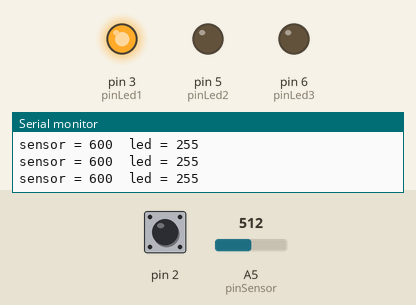
A sketch run on a simulated Arduino Uno, built with avr-gcc and run on an emulated ATmega328P. Shown: output pins drawn as LEDs (lit = HIGH), the last lines printed to the serial monitor. The inputs (shaded band) are chosen by the test bench; at power-on: A5 (pinSensor) = 512, pin 2 LOW.

Above: at 1.2 s.
1.3 s: A5 (pinSensor) set to 582
2.8 s: A5 (pinSensor) set to 614
At 4.0 s:
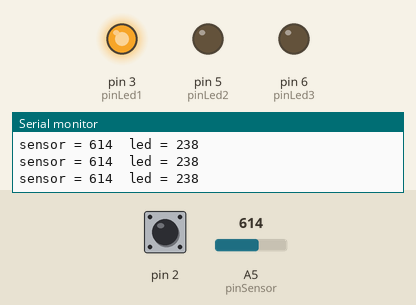
4.3 s: pin 2 driven HIGH
At 5.5 s:
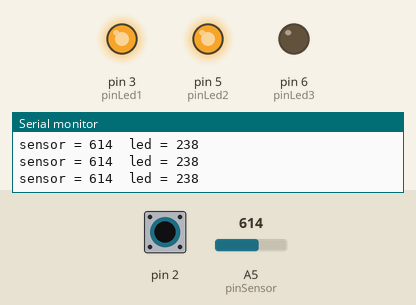
5.8 s: A5 (pinSensor) set to 716
At 7.0 s:
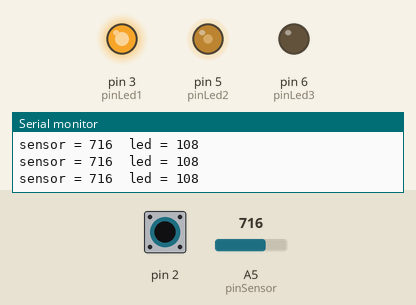
7.3 s: pin 2 pulsed LOW 2 times (0.12 s each, 0.3 s apart)
At 8.9 s:
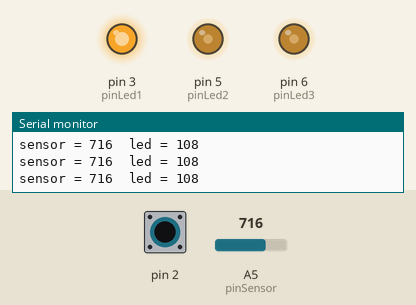
9.4 s: pin 2 pulsed LOW 5 times (0.12 s each, 0.3 s apart)
At 10.9 s:
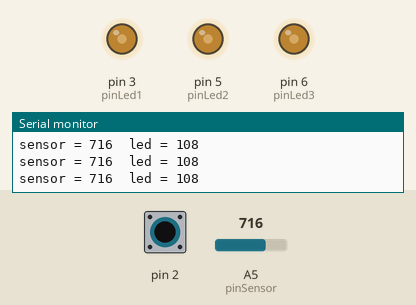
Timing chart, 0 to 12.4 s (numbered marks = the images above; inputs shaded):
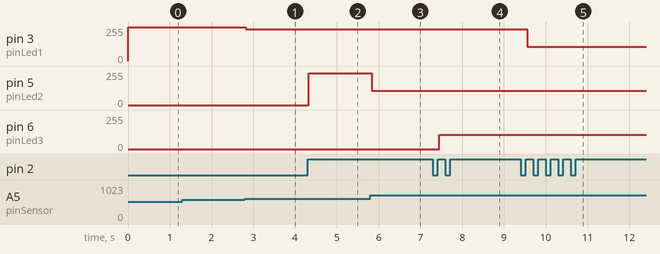

Measured:
- after the input at 2.8 s, pin 3 (pinLed1): 255/255 → 238/255 at once
- after the input at 4.3 s, pin 5 (pinLed2): 0/255 → 238/255 at once
- after the input at 5.8 s, pin 5 (pinLed2): 238/255 → 108/255 at once
- after the input at 7.3 s, pin 6 (pinLed3): 0/255 → 108/255 after 0.15 s
- after the input at 9.4 s, pin 3 (pinLed1): 238/255 → 108/255 after 0.16 s

The sketch:

ledSensor.ino
```cpp
int pinLed1 = 3, pinLed2 = 5, pinLed3 = 6, pinSensor = A5, pinButton = 0; // Pin 2
volatile int choixLed = 1;

void setup()
{
 Serial.begin(9600);

 pinMode(A5, INPUT);
 pinMode(2, INPUT);
 pinMode(3, OUTPUT);
 pinMode(5, OUTPUT);
 pinMode(6, OUTPUT);

 attachInterrupt(pinButton, choix, RISING);
}

void choix()
{
  if(choixLed == 1)
  {
    choixLed = 2;
  }
  else if(choixLed == 2)
  {
    choixLed = 3;
  }
  else if(choixLed == 3)
  {
    choixLed = 4;
  }
  else if(choixLed == 4)
  {
    choixLed = 1;
  }
  return;
}
void loop()
{
  int sensor = 0, led = 0;

  sensor = analogRead(pinSensor);
  sensor = constrain(sensor,600,900);

  led = map(sensor, 600, 800, 255, 0);
  led = constrain(led, 0, 255);

  Serial.print("sensor = ");
  Serial.print(sensor);
  Serial.print("  led = ");
  Serial.println(led);

  if(choixLed == 1)
  {
    analogWrite(pinLed1, led);
  }
  else if(choixLed == 2)
  {
    analogWrite(pinLed2, led);
  }
  else if(choixLed == 3)
  {
    analogWrite(pinLed3, led);
  }

  delay(100);
}
```
